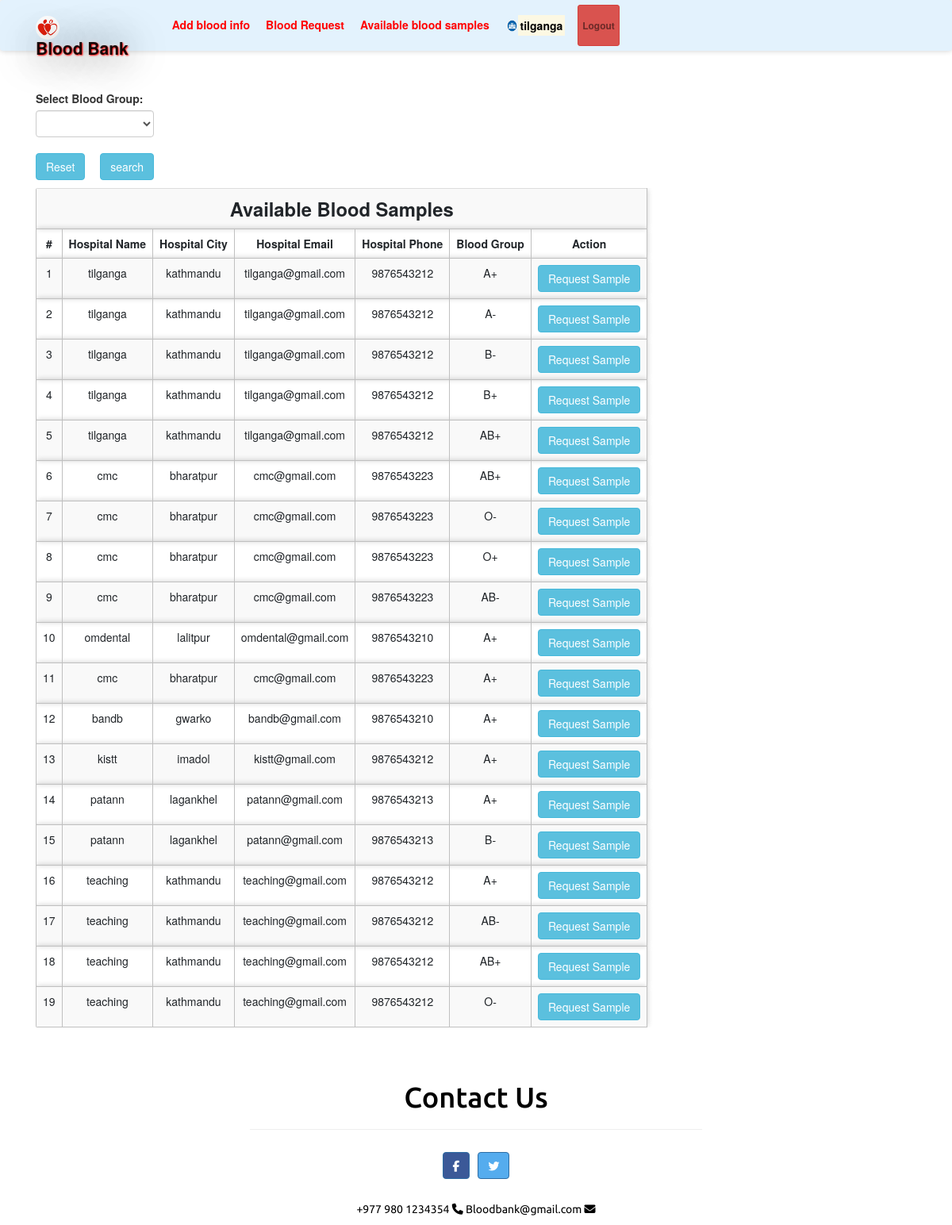
The page /abs.php (signed in) on the database its author committed.
### tables this page shows
CREATE TABLE `bloodinfo` (
  `bid` int(11) NOT NULL,
  `hid` int(11) NOT NULL,
  `bg` varchar(10) NOT NULL
);

CREATE TABLE `hospitals` (
  `id` int(11) NOT NULL,
  `hname` varchar(100) NOT NULL,
  `hemail` varchar(100) NOT NULL,
  `hpassword` varchar(100) NOT NULL,
  `hphone` varchar(100) NOT NULL,
  `hcity` varchar(100) NOT NULL,
  `hlatitude` double NOT NULL,
  `hlongitude` double NOT NULL
);

### message.php (called while the page is built, shortened)
<?php $counter=0; if(isset($_GET['msg'])) { ?>
	<div class="col-5 alert alert alert-success alert-dismissible fade show card" id="message">
		<button type="button" class="close" data-dismiss="alert" title="close">&times;</button><?php echo $_GET['msg'];?>
	</div>
<?php }?>

### abs.php (the view, shortened to what this page needs)
<?php
require 'file/connection.php';
if (isset($_GET['search'])) {
    $searchKey = $_GET['search'];
    $latitude= $_GET['latitude'];
    $longitude= $_GET['longitude'];
   $sql="select bloodinfo.*, hospitals.*, 3959 * 2 * ASIN(SQRT(POWER(SIN(($latitude - abs(hlatitude)) * pi()/180 / 2), 2)
   + COS($latitude * pi()/180 ) * COS(abs(hlatitude) * pi()/180)
   * POWER(SIN(($longitude - hlongitude) * pi()/180 / 2), 2) ))  AS distance
    from hospitals LEFT JOIN bloodinfo ON bloodinfo.hid = hospitals.id WHERE bg = '$searchKey' ORDER BY distance
    ";
} else {
    $sql = "select bloodinfo.*, hospitals.* from bloodinfo, hospitals where bloodinfo.hid=hospitals.id";
}
$result = mysqli_query($conn, $sql);
?>
<!DOCTYPE html>
<html>
<?php require 'head.php'; ?>
<body onload = "getLocation();">
    <?php require 'header.php'; ?>
    <div class="container cont">
        <?php require 'message.php'; ?>
        <div class="row col-lg-8 col-md-8 col-sm-12 mb-3">
            <form  class="myForm" method="get" action="" style="margin-top:-20px; ">
                <label class="font-weight-bolder">Select Blood Group:</label>
                <select name="search" class="form-control">
                    <option><?php echo @$_GET['search']; ?></option>
                    <option value="A+">A+</option>
                </select><br>
                <a href="abs.php" class="btn btn-info mr-4">Reset</a>
                <input type="submit" name="submit" class="btn btn-info" value="search">
            </form>
        </div>
        <table class="table table-responsive table-striped rounded mb-5">
            <tr>
                <th colspan="8" class="title">Available Blood Samples</th>
            </tr>
            <tr>
                <th>#</th>
                <th>Hospital Name</th>
                <th>Hospital City</th>
                <th>Hospital Email</th>
                <th>Hospital Phone</th>
                <th>Blood Group</th>
                <th>Action</th>
            </tr>
            <?php
            while ($row = mysqli_fetch_array($result)) { ?>
                <tr>
                    <td><?php echo ++$counter; ?></td>
                    <td><?php echo $row['hname']; ?></td>
                    <td><?php echo ($row['hcity']); ?></td>
                    <td><?php echo ($row['hemail']); ?></td>
                    <td><?php echo ($row['hphone']); ?></td>
                    <td><?php echo ($row['bg']); ?></td>
                    <form action="file/request.php" method="post">
                        <?php if (isset($_SESSION['hid'])) { ?>
                            <td><a href="javascript:void(0);" class="btn btn-info hospital">Request Sample</a></td>
                        <?php } else {
                            (isset($_SESSION['rid']))  ?>
                            <td><input type="submit" name="request" class="btn btn-info" value="Request Sample"></td>
                        <?php } ?>
                    </form>
                </tr>
            <?php } ?>
        </table>
    </div>
    <?php require 'footer.php' ?>
</body>

### head.php (shortened to what this page needs)
<html>
<head>
    <link rel="stylesheet" href="https://maxcdn.bootstrapcdn.com/bootstrap/4.5.0/css/bootstrap.min.css">
    <link rel="stylesheet" type="text/css" href="../library/css/bootstrap.min.css"/>
    <link rel="stylesheet" href="css/st.css" >
</head>
</html>

### header.php (shortened to what this page needs)
<nav id= "navv" class="navbar navbar-expand-sm navbar-light sticky-top" style="background-color: #e3f2fd;">
	<div class="container">
		<a class="navbar-brand" href="index.php"><img src="image/favicon.jpg" width="30" height="30" class="rounded-circle">Blood Bank</a>
          <div class="collapse navbar-collapse" id="collapsibleNavbar">
        <?php if (isset($_SESSION['hid'])) { ?>
		<ul class="navbar-nav ml-auto design">
			<li class="nav-item">
				<a class="nav-link" href="bloodinfo.php"  style="color: red; font-weight: bold;">Add blood info</a>
            </li>
            <li class="nav-item">
                <a class="nav-link " href="bloodrequest.php"  style="color: red; font-weight: bold;">Blood Request</a>
            </li>
			<li class="nav-item">
				<a class="nav-link" href="abs.php"  style="color: red; font-weight: bold;">Available blood samples</a>
            </li>
            <li class="nav-item">
                <a href="hprofile.php?id=<?php echo $_SESSION['hid']; ?>" class="nav-link btn font-weight-bold"><img src="image/hospital.png" width="15" height="15" class="rounded-circle"><mark><?php echo $_SESSION['hname']; ?></mark></a>
            </li>
            <li class="nav-item">
                <a class="nav-link btn btn-danger btn-sm font-weight-bold" href="logout.php">Logout</a>
            </li>
        </ul>
        <?php } ?>
       </div>
    </div>
</nav>

### footer.php (shortened to what this page needs)
<head>
</head>
<div class="container-fluid">
				<div class="row contactus">
					<div class="col-md-6 offset-md-3">
						<h1 class="text-center contact">Contact Us</h1>
						<hr class="white-bar">
							<h1 class="text-center">
								<a  target="_blank" class="btn btn-primary" href="https://www.facebook.com/Blood-Donation-111698808041315/" style="background-color: #3b5998;" role="button">
								<i  class="fab fa-facebook-f"></i></a>
								<a target="_blank" class="btn btn-primary" style="background-color: #55acee;" href="https://www.twitter.com/" role="button">
									<i  class="fab fa-twitter"></i></a>
							</h1>
							<div class="details text-center contact" >
								 <p> +977 980 1234354 <i class="fa fa-phone" aria-hidden="true"></i>
								Bloodbank@gmail.com <i class="fa fa-envelope" aria-hidden="true"></i>  </p>
							</div>
					</div>
				</div>
 </div>

### css/st.css (style rules this page uses)
.cont { padding-top: 20px; text-align: justify; font-size: 1em; }
.card ,nav, .footer,tr,video { border-radius: 3px; transition: all 200ms ease-out; box-shadow: 0px 0px 7px rgba(0, 0, 0, 0.2); }
tr,th,td { border:0.1px solid silver; text-align: center; }
.nav-item { margin-left: 10px; }
.navbar-brand { text-shadow: 1px 1px 2px red, 0 0 50px black, 0 0 5px white; font-weight: bold; font-size: 1.5em; }
.title { font-weight: bold; font-size: 1.7em; text-transform: capitalize; text-align: center; }
.rounded-circle { margin-top: -2.5px; }
form { padding-top: 20px; }
a:link { text-decoration: none; }

### footer.php (style rules this page uses)
.contact { font-family: 'Ubuntu', sans-serif; color: black; padding-top: 18px; }

### rows shown on the page
bloodinfo: hid.hname "tilganga", hid.hcity "kathmandu", hid.hemail "tilganga@gmail.com", hid.hphone "9876543212", bg "A+"
bloodinfo: hid.hname "tilganga", hid.hcity "kathmandu", hid.hemail "tilganga@gmail.com", hid.hphone "9876543212", bg "A-"
bloodinfo: hid.hname "tilganga", hid.hcity "kathmandu", hid.hemail "tilganga@gmail.com", hid.hphone "9876543212", bg "B-"
bloodinfo: hid.hname "tilganga", hid.hcity "kathmandu", hid.hemail "tilganga@gmail.com", hid.hphone "9876543212", bg "B+"
bloodinfo: hid.hname "tilganga", hid.hcity "kathmandu", hid.hemail "tilganga@gmail.com", hid.hphone "9876543212", bg "AB+"
bloodinfo: hid.hname "cmc", hid.hcity "bharatpur", hid.hemail "cmc@gmail.com", hid.hphone "9876543223", bg "AB+"
bloodinfo: hid.hname "cmc", hid.hcity "bharatpur", hid.hemail "cmc@gmail.com", hid.hphone "9876543223", bg "O-"
bloodinfo: hid.hname "cmc", hid.hcity "bharatpur", hid.hemail "cmc@gmail.com", hid.hphone "9876543223", bg "O+"
bloodinfo: hid.hname "cmc", hid.hcity "bharatpur", hid.hemail "cmc@gmail.com", hid.hphone "9876543223", bg "AB-"
bloodinfo: hid.hname "omdental", hid.hcity "lalitpur", hid.hemail "omdental@gmail.com", hid.hphone "9876543210", bg "A+"
bloodinfo: hid.hname "cmc", hid.hcity "bharatpur", hid.hemail "cmc@gmail.com", hid.hphone "9876543223", bg "A+"
bloodinfo: hid.hname "bandb", hid.hcity "gwarko", hid.hemail "bandb@gmail.com", hid.hphone "9876543210", bg "A+"
bloodinfo: hid.hname "kistt", hid.hcity "imadol", hid.hemail "kistt@gmail.com", hid.hphone "9876543212", bg "A+"
bloodinfo: hid.hname "patann", hid.hcity "lagankhel", hid.hemail "patann@gmail.com", hid.hphone "9876543213", bg "A+"
bloodinfo: hid.hname "patann", hid.hcity "lagankhel", hid.hemail "patann@gmail.com", hid.hphone "9876543213", bg "B-"
bloodinfo: hid.hname "teaching", hid.hcity "kathmandu", hid.hemail "teaching@gmail.com", hid.hphone "9876543212", bg "A+"
bloodinfo: hid.hname "teaching", hid.hcity "kathmandu", hid.hemail "teaching@gmail.com", hid.hphone "9876543212", bg "AB-"
bloodinfo: hid.hname "teaching", hid.hcity "kathmandu", hid.hemail "teaching@gmail.com", hid.hphone "9876543212", bg "AB+"
bloodinfo: hid.hname "teaching", hid.hcity "kathmandu", hid.hemail "teaching@gmail.com", hid.hphone "9876543212", bg "O-"

### other values the page prints
$_SESSION['hname'] "tilganga"
